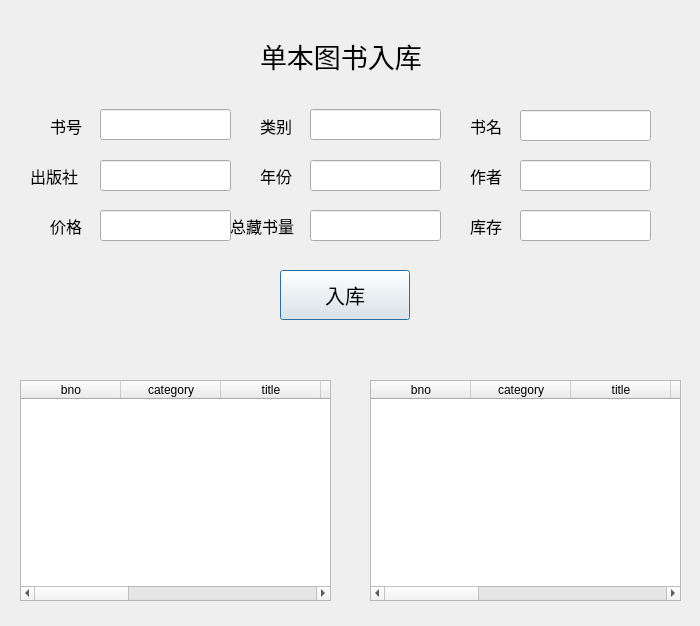
<?xml version="1.0" encoding="UTF-8"?>
<ui version="4.0">
 <class>Singlebookinsert</class>
 <widget class="QDialog" name="Singlebookinsert">
  <property name="geometry">
   <rect>
    <x>0</x>
    <y>0</y>
    <width>700</width>
    <height>626</height>
   </rect>
  </property>
  <property name="windowTitle">
   <string>Dialog</string>
  </property>
  <widget class="QLabel" name="label">
   <property name="geometry">
    <rect>
     <x>260</x>
     <y>20</y>
     <width>171</width>
     <height>71</height>
    </rect>
   </property>
   <property name="font">
    <font>
     <family>汉仪劲楷简</family>
     <pointsize>20</pointsize>
    </font>
   </property>
   <property name="text">
    <string>单本图书入库</string>
   </property>
  </widget>
  <widget class="QLabel" name="label_2">
   <property name="geometry">
    <rect>
     <x>50</x>
     <y>110</y>
     <width>91</width>
     <height>31</height>
    </rect>
   </property>
   <property name="font">
    <font>
     <family>汉仪劲楷简</family>
     <pointsize>12</pointsize>
    </font>
   </property>
   <property name="text">
    <string>书号</string>
   </property>
  </widget>
  <widget class="QLabel" name="label_3">
   <property name="geometry">
    <rect>
     <x>260</x>
     <y>110</y>
     <width>91</width>
     <height>31</height>
    </rect>
   </property>
   <property name="font">
    <font>
     <family>汉仪劲楷简</family>
     <pointsize>12</pointsize>
    </font>
   </property>
   <property name="text">
    <string>类别</string>
   </property>
  </widget>
  <widget class="QLabel" name="label_4">
   <property name="geometry">
    <rect>
     <x>30</x>
     <y>160</y>
     <width>91</width>
     <height>31</height>
    </rect>
   </property>
   <property name="font">
    <font>
     <family>汉仪劲楷简</family>
     <pointsize>12</pointsize>
    </font>
   </property>
   <property name="text">
    <string>出版社</string>
   </property>
  </widget>
  <widget class="QLabel" name="label_5">
   <property name="geometry">
    <rect>
     <x>470</x>
     <y>110</y>
     <width>91</width>
     <height>31</height>
    </rect>
   </property>
   <property name="font">
    <font>
     <family>汉仪劲楷简</family>
     <pointsize>12</pointsize>
    </font>
   </property>
   <property name="text">
    <string>书名</string>
   </property>
  </widget>
  <widget class="QLabel" name="label_6">
   <property name="geometry">
    <rect>
     <x>470</x>
     <y>160</y>
     <width>91</width>
     <height>31</height>
    </rect>
   </property>
   <property name="font">
    <font>
     <family>汉仪劲楷简</family>
     <pointsize>12</pointsize>
    </font>
   </property>
   <property name="text">
    <string>作者</string>
   </property>
  </widget>
  <widget class="QLabel" name="label_7">
   <property name="geometry">
    <rect>
     <x>50</x>
     <y>210</y>
     <width>91</width>
     <height>31</height>
    </rect>
   </property>
   <property name="font">
    <font>
     <family>汉仪劲楷简</family>
     <pointsize>12</pointsize>
    </font>
   </property>
   <property name="text">
    <string>价格</string>
   </property>
  </widget>
  <widget class="QLabel" name="label_8">
   <property name="geometry">
    <rect>
     <x>230</x>
     <y>210</y>
     <width>91</width>
     <height>31</height>
    </rect>
   </property>
   <property name="font">
    <font>
     <family>汉仪劲楷简</family>
     <pointsize>12</pointsize>
    </font>
   </property>
   <property name="text">
    <string>总藏书量</string>
   </property>
  </widget>
  <widget class="QLabel" name="label_9">
   <property name="geometry">
    <rect>
     <x>260</x>
     <y>160</y>
     <width>91</width>
     <height>31</height>
    </rect>
   </property>
   <property name="font">
    <font>
     <family>汉仪劲楷简</family>
     <pointsize>12</pointsize>
    </font>
   </property>
   <property name="text">
    <string>年份</string>
   </property>
  </widget>
  <widget class="QLineEdit" name="text_bno">
   <property name="geometry">
    <rect>
     <x>100</x>
     <y>109</y>
     <width>131</width>
     <height>31</height>
    </rect>
   </property>
   <property name="font">
    <font>
     <family>楷体</family>
     <pointsize>10</pointsize>
    </font>
   </property>
  </widget>
  <widget class="QLineEdit" name="text_title">
   <property name="geometry">
    <rect>
     <x>520</x>
     <y>110</y>
     <width>131</width>
     <height>31</height>
    </rect>
   </property>
   <property name="font">
    <font>
     <family>楷体</family>
     <pointsize>10</pointsize>
    </font>
   </property>
  </widget>
  <widget class="QLineEdit" name="text_year">
   <property name="geometry">
    <rect>
     <x>310</x>
     <y>160</y>
     <width>131</width>
     <height>31</height>
    </rect>
   </property>
   <property name="font">
    <font>
     <family>楷体</family>
     <pointsize>10</pointsize>
    </font>
   </property>
  </widget>
  <widget class="QLineEdit" name="text_price">
   <property name="geometry">
    <rect>
     <x>100</x>
     <y>210</y>
     <width>131</width>
     <height>31</height>
    </rect>
   </property>
   <property name="font">
    <font>
     <family>楷体</family>
     <pointsize>10</pointsize>
    </font>
   </property>
  </widget>
  <widget class="QLineEdit" name="text_category">
   <property name="geometry">
    <rect>
     <x>310</x>
     <y>109</y>
     <width>131</width>
     <height>31</height>
    </rect>
   </property>
   <property name="font">
    <font>
     <family>楷体</family>
     <pointsize>10</pointsize>
    </font>
   </property>
  </widget>
  <widget class="QLineEdit" name="text_total">
   <property name="geometry">
    <rect>
     <x>310</x>
     <y>210</y>
     <width>131</width>
     <height>31</height>
    </rect>
   </property>
   <property name="font">
    <font>
     <family>楷体</family>
     <pointsize>10</pointsize>
    </font>
   </property>
  </widget>
  <widget class="QLineEdit" name="text_author">
   <property name="geometry">
    <rect>
     <x>520</x>
     <y>160</y>
     <width>131</width>
     <height>31</height>
    </rect>
   </property>
   <property name="font">
    <font>
     <family>楷体</family>
     <pointsize>10</pointsize>
    </font>
   </property>
  </widget>
  <widget class="QLineEdit" name="text_press">
   <property name="geometry">
    <rect>
     <x>100</x>
     <y>160</y>
     <width>131</width>
     <height>31</height>
    </rect>
   </property>
   <property name="font">
    <font>
     <family>楷体</family>
     <pointsize>10</pointsize>
    </font>
   </property>
  </widget>
  <widget class="QPushButton" name="btn_insert">
   <property name="geometry">
    <rect>
     <x>280</x>
     <y>270</y>
     <width>130</width>
     <height>50</height>
    </rect>
   </property>
   <property name="font">
    <font>
     <family>汉仪劲楷简</family>
     <pointsize>15</pointsize>
    </font>
   </property>
   <property name="text">
    <string>入库</string>
   </property>
  </widget>
  <widget class="QLabel" name="label_insertinfo">
   <property name="geometry">
    <rect>
     <x>270</x>
     <y>330</y>
     <width>161</width>
     <height>31</height>
    </rect>
   </property>
   <property name="font">
    <font>
     <family>汉仪劲楷简</family>
     <pointsize>10</pointsize>
    </font>
   </property>
   <property name="text">
    <string/>
   </property>
  </widget>
  <widget class="QLineEdit" name="text_stock_2">
   <property name="geometry">
    <rect>
     <x>520</x>
     <y>210</y>
     <width>131</width>
     <height>31</height>
    </rect>
   </property>
   <property name="font">
    <font>
     <family>楷体</family>
     <pointsize>10</pointsize>
    </font>
   </property>
  </widget>
  <widget class="QLabel" name="label_10">
   <property name="geometry">
    <rect>
     <x>470</x>
     <y>210</y>
     <width>91</width>
     <height>31</height>
    </rect>
   </property>
   <property name="font">
    <font>
     <family>汉仪劲楷简</family>
     <pointsize>12</pointsize>
    </font>
   </property>
   <property name="text">
    <string>库存</string>
   </property>
  </widget>
  <widget class="QTableWidget" name="table_bookinfo">
   <property name="geometry">
    <rect>
     <x>20</x>
     <y>380</y>
     <width>311</width>
     <height>221</height>
    </rect>
   </property>
   <column>
    <property name="text">
     <string>bno</string>
    </property>
   </column>
   <column>
    <property name="text">
     <string>category</string>
    </property>
   </column>
   <column>
    <property name="text">
     <string>title</string>
    </property>
   </column>
   <column>
    <property name="text">
     <string>press</string>
    </property>
   </column>
   <column>
    <property name="text">
     <string>year</string>
    </property>
   </column>
   <column>
    <property name="text">
     <string>author</string>
    </property>
   </column>
   <column>
    <property name="text">
     <string>price</string>
    </property>
   </column>
   <column>
    <property name="text">
     <string>total</string>
    </property>
   </column>
   <column>
    <property name="text">
     <string>stock</string>
    </property>
   </column>
  </widget>
  <widget class="QTableWidget" name="table_new">
   <property name="geometry">
    <rect>
     <x>370</x>
     <y>380</y>
     <width>311</width>
     <height>221</height>
    </rect>
   </property>
   <column>
    <property name="text">
     <string>bno</string>
    </property>
   </column>
   <column>
    <property name="text">
     <string>category</string>
    </property>
   </column>
   <column>
    <property name="text">
     <string>title</string>
    </property>
   </column>
   <column>
    <property name="text">
     <string>press</string>
    </property>
   </column>
   <column>
    <property name="text">
     <string>year</string>
    </property>
   </column>
   <column>
    <property name="text">
     <string>author</string>
    </property>
   </column>
   <column>
    <property name="text">
     <string>price</string>
    </property>
   </column>
   <column>
    <property name="text">
     <string>total</string>
    </property>
   </column>
   <column>
    <property name="text">
     <string>stock</string>
    </property>
   </column>
  </widget>
 </widget>
 <resources/>
 <connections/>
</ui>
